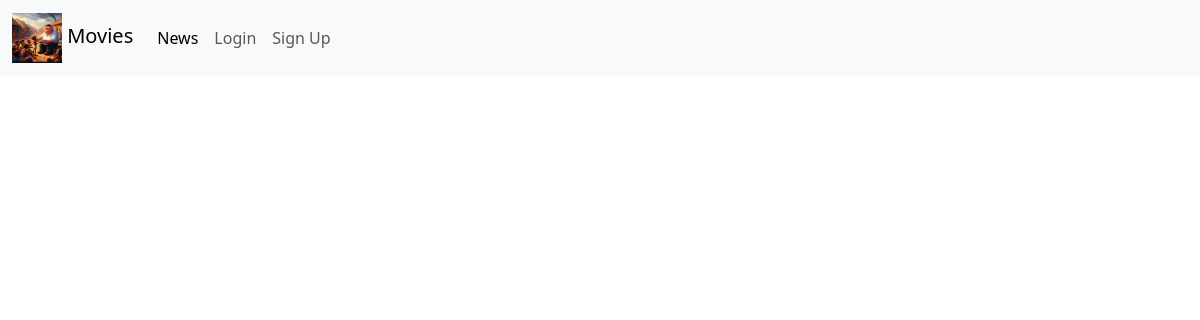
The page /news/ on the database as committed earlier.
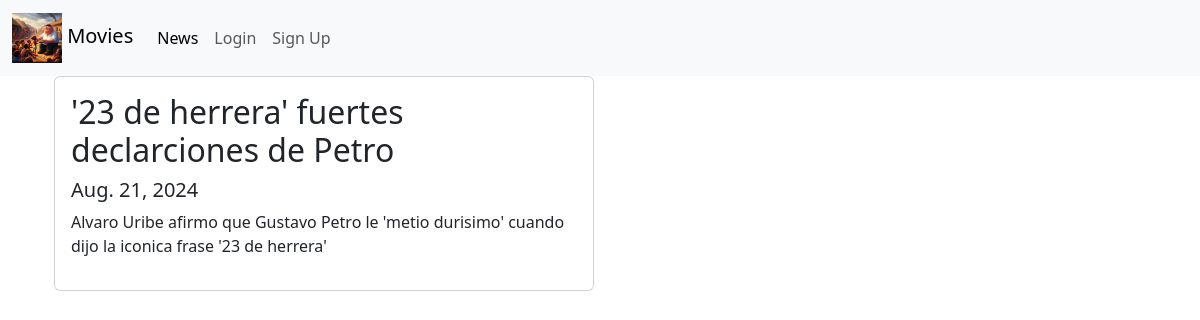
The same page on the database as committed later.
### news/models.py (models this page shows, shortened)
class News(models.Model):
    headline = models.CharField(max_length=200)
    body = models.TextField()
    date = models.DateField()

### news/views.py (the view)
# urls.py: path('news/', include('news.urls')),
def news(request):
    newss = News.objects.all().order_by('-date')
    return render(request, 'news.html', {'newss': newss})

### news/templates/news.html (shortened to what this page needs)
<head>
    <link href="https://cdn.jsdelivr.net/npm/bootstrap@5.3.3/dist/css/bootstrap.min.css" rel="stylesheet">
</head>
{% extends 'base.html' %}
{% block content %}
 <div class=" container">
    {% for news in newss %}
    <div class="card mb-3" style="max-width: 540px;">
        <div class="row g-0">
            <div>
                <div class="card-body">
                    <h2>{{ news.headline }}</h2>
                    <h5>{{ news.date }}</h5>
                    <p>{{ news.body }}</p>
                </div>
            </div>
        </div>
    </div>
    {% endfor %}
 </div>
{% endblock content %}

### movie/templates/base.html (shortened to what this page needs)
<head>
    <link href="https://cdn.jsdelivr.net/npm/bootstrap@5.3.3/dist/css/bootstrap.min.css" rel="stylesheet">
</head>
<!DOCTYPE html>
<html lang="es">
<head>
</head>
<nav class="navbar navbar-expand-lg bg-body-tertiary">
    <div class="container-fluid">
        <a class="navbar-brand" href="#">
          {% load static %}
        <img src="{% static 'image/i.png' %}" alt="logo" width="50" height="50"
        class="d-inline-block-allign-text-top"/>
        Movies</a>
        <div class="collapse navbar-collapse" id="navbarSupportedContent">
            <ul class="navbar-nav me-auto mb-2 mb-lg-0">
                <li class="nav-item">
                    <a class="nav-link active" aria-current="page" href="#">News</a>
                </li>
                <li class="nav-item">
                    <a class="nav-link" href="#">Login</a>
                </li>
                <li class="nav-item">
                    <a class="nav-link" href="#">Sign Up</a>
                </li>
            </ul>
        </div>
    </div>
</nav>
<div class="container">
    {% block content %}
    {% endblock content %}
</div>

Rows that differ between the two databases and show on the page:
added News: headline "'23 de herrera' fuertes declarciones de Petro", date "Aug. 21, 2024", body "Alvaro Uribe afirmo que Gustavo Petro le 'metio durisimo' cuando dijo la iconica frase '23 de herrera'"
